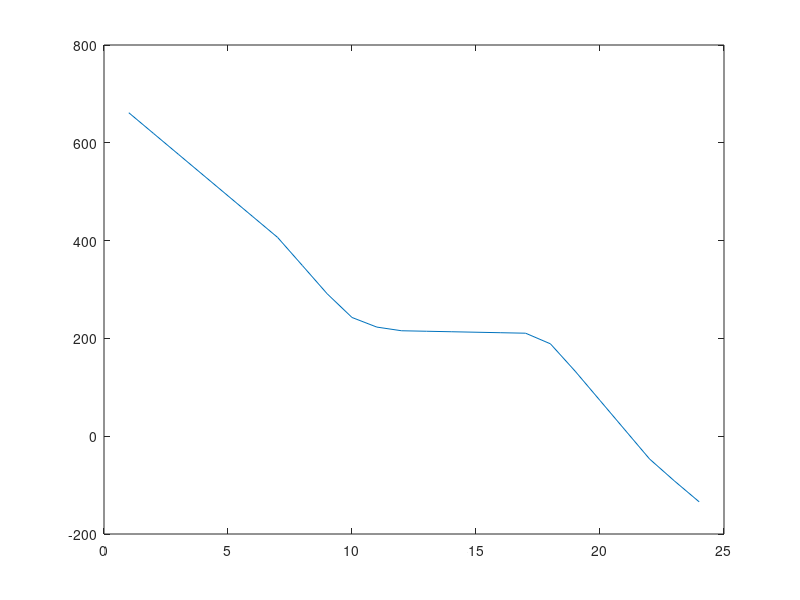
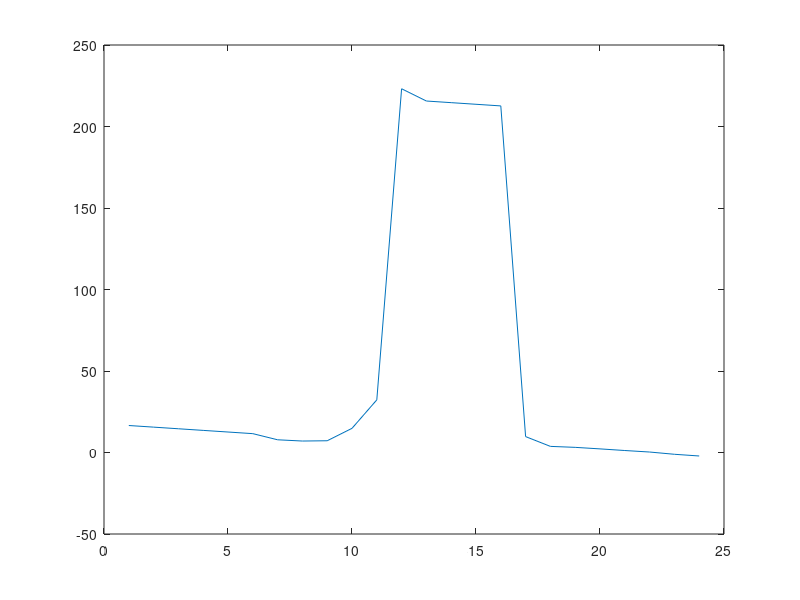

The MATLAB source for these figures, in order:
    % X=[0.0679 0.0388 0.0379 0.0370 0.0363];
% figure
% plot(X)
%
% epoch=[5,10,15,20,25];
% loss=[0.0370 0.0358 0.0352 0.0345 0.0341];
% figure
% plot(epoch,loss)
clear
close all;
R=[];
k=0;
v=7.4;
ebt=704;
i=10;
pf=0.8;
N_mt=1;
P_mt=v*i*pf*N_mt;
P_pmb=P_mt*0.98*0.98;
P_comm=[0.25,0.75,1,3,6];
%lambda=[19,17,15,13,15,17,19,25,27,35,39,41,49,50,55,59,61,63,59,55,47,41,29,25];
%Avg_users=[19,17,15,13,15,17,19,25,27,41,49,50,55,59,61,63,18,19,15,20,15,17,19,20];
%New_lambda for multiple uav
Avg_users=[19,17,15,13,15,17,19,25,27,35,39,41,49,50,55,59,100,120,70,55,47,41,29,25];
%Avg_users=[19,17,15,13,15,17,19,20,20,19,20,50,55,59,61,63,63,19,15,20,15,17,19,20];
A=[2.1221638e-04 2.5413036e-04 2.7879477e-04 2.9135942e-04 2.9993653e-04 3.0323267e-04 3.0562878e-04 3.1642914e-04 3.5220385e-04 3.7777424e-04 3.9172173e-04 3.7035942e-04 3.3670664e-04 3.7516952e-04 4.5056343e-04 4.2197704e-04 5.4765940e-04 1.0678458e-01 1.8495524e-01 2.7207080e-01 2.9767823e-01 2.9705721e-01 4.7433114e-01 6.8588400e-01 9.6416152e-01 1.1519561e+00 1.0790997e+00 9.8172283e-01 7.4976838e-01 6.7425138e-01 5.0106955e-01 3.3776897e-01 2.6803532e-01 1.6563141e-01 3.7964225e-02 5.0761104e-03 1.6599894e-04 0 0 0 0 0 0 0 0 0 0 0 0];
%A=[0.000000 0.000000 0.000000 0.000000 0.000000 0.000000 0.000000 0.000000 0.000000 0.000000 0.000000 0.049295 0.250591 0.525996 0.845807 1.179320 1.518343 1.849457 2.162446 2.45711 2.719675 2.936978 1.992656 2.455906 3.338125 3.372187 3.362476 3.297550 2.296325 3.013926 2.802063 2.363938 1.979031 1.694280 0.954093 1.059333 0.978106 0.450595 0.244678 0.116930 0.000000 0.000000 0.000000 0.000000 0.000000 0.000000 0.000000 0.000000];
%A=[0.000000  0.000000  0.000000  0.000000  0.000000  0.000000  0.000000  0.000000 0.000000  0.000000  0.000000  0.023462 0.158045  0.353078 0.674710 0.927726 1.113484 1.544884 1.556656 1.795094 2.275822 1.896518 1.506963 1.524049 2.193810 1.657318 1.81457 1.776918 1.852095 1.747406 1.025281 1.086594 0.694875 1.127469 1.379531 1.164605 0.859024 0.250449 0.135378 0.040613 0.00000  0.000000  0.000000 0.000000 0.000000 0.000000 0.000000 0.000000];
A=A*88;
m=0;
for i=1:2:48
    m=m+1;
    j(m)=i;
end
m=0;
for e=2:2:48
    m=m+1;
    l(m)=e;
end    
for k=1:24
  R(k)=A(j(k))+A(l(k));
end
for i=1:24
    if(Avg_users(i)<=10)
        P_comm_val=P_comm(1);
    elseif(Avg_users(i)>10 && Avg_users(i)<=20)
        P_comm_val=P_comm(2);
    elseif(Avg_users(i)>20 && Avg_users(i)<=30)
         P_comm_val=P_comm(3);
    elseif(Avg_users(i)>30 && Avg_users(i)<=40)
         P_comm_val=P_comm(4);
    elseif(Avg_users(i)>40)
         %P_comm_val=P_comm(5);    
         P_comm_val=P_comm(4);
    end
    if(i>6 && i<22)
P_tot1(i)=P_pmb+ P_comm_val;
%P_tot1(i)=P_pmb+ 6;
    else
P_tot1(i)=41.8+ P_comm_val;
%P_tot1(i)=41.8+ 6;
end
%P_tot2(i)=P_pmb+P_comm(4);
val(i)= P_tot1(i)-R(i);
if(val(i)<1)
    %this one acts as a battery management unit
    val(i)=1;
end
if(i==1)
time1(i)= (ebt/val(i));
ebt_val(i)=ebt-val(i)*1;
else
 time1(i)= (ebt_val(i-1)/val(i));  
ebt_val(i)=ebt_val(i-1)-val(i-1)*1;
end
end
figure
plot(ebt_val)
figure
plot(time1)
time1=time1';
ebt_val=ebt_val';
disp(time1(24))
disp(ebt_val(24))
